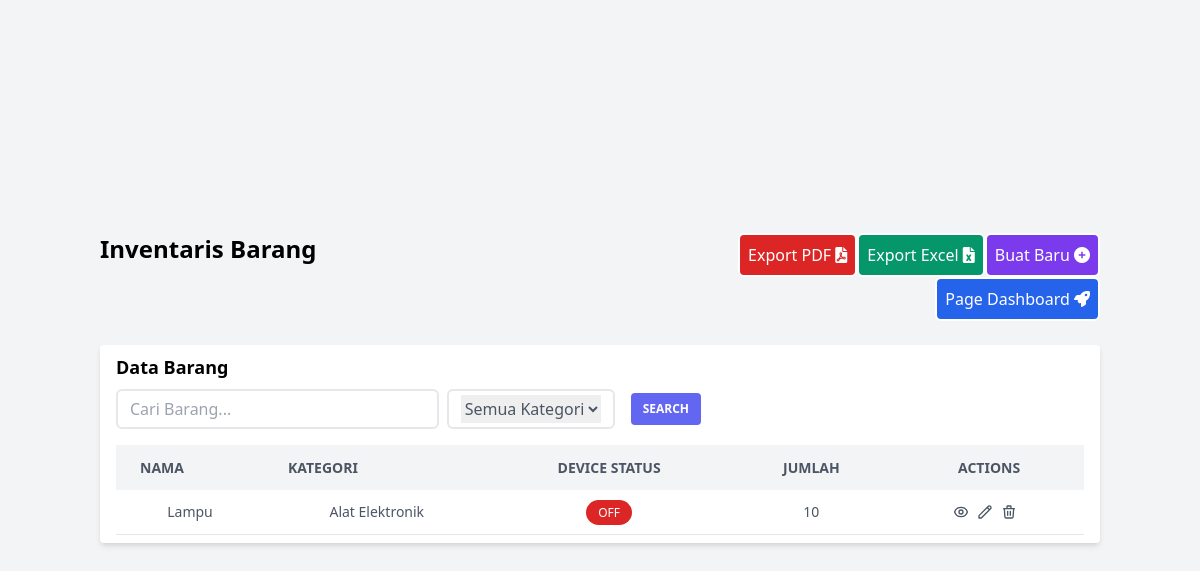
The page /index.php/inventory on the database as committed earlier.
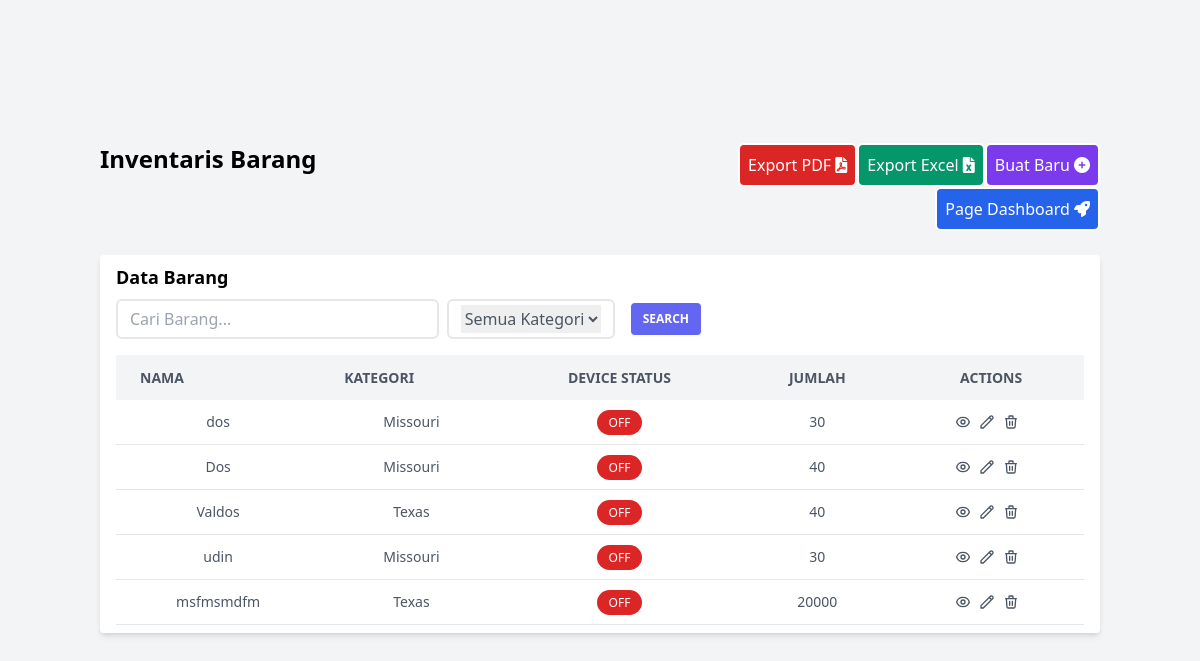
The same page on the database as committed later.
### tables this page shows
CREATE TABLE inventories(
id INTEGER PRIMARY KEY AUTOINCREMENT,
name VARCHAR(255),
category VARCHAR(255),
device_status VARCHAR(10),
jumlah INT(11));

### application/controllers/Inventory.php (called while the page is built, shortened)
<?php
class Inventory extends CI_Controller {
	public function __construct(){
		$this->load->model('InventoryModel');
		$this->model = $this->InventoryModel;
	}
	public function index()
	{
        if(isset($_POST['search'])){
            $this->model->name = $_POST['barang'];
            $this->model->get_search();
        }else{
            $this->model->get_rows();
        }
        $data = array('model' => $this->model);
        $this->load->view('inventory/index', $data);
    }
}

### index.php (called while the page is built, shortened)
<?php
require_once BASEPATH.'core/CodeIgniter.php';

### application/models/InventoryModel.php (called while the page is built, shortened)
<?php
    class InventoryModel extends CI_Model {
        public function get_rows(){
            $sql = "SELECT * FROM inventories ORDER BY id DESC";
            $query = $this->db->query($sql);
            $rows = array();
            foreach($query->result() as $row){
                $rows[] = $row;
            }
            $this->rows = $rows;
        }
    }
?>

### application/views/inventory/index.php (the view, shortened to what the changed rows need)
<!DOCTYPE html>
<html lang="en">
<head>
    <link href="https://unpkg.com/tailwindcss@^2/dist/tailwind.min.css" rel="stylesheet">
    <link rel="stylesheet" href="https://cdnjs.cloudflare.com/ajax/libs/font-awesome/6.0.0-beta2/css/all.min.css" />
</head>
<body class="bg-blueGray-50">
<div class="overflow-x-auto">
    <div class="min-w-screen min-h-screen bg-gray-100 flex items-center justify-center bg-gray-100 font-sans overflow-hidden">
        <div class="w-2/4 lg:w-5/6">
            <div class="flex">
                <div class="flex-1">
                    <h1 class="text-2xl font-bold">Inventaris Barang</h1>
                </div>
            </div>
            <div class="bg-white shadow-md rounded my-6 px-4 py-2">
                <table class="min-w-max w-full table-auto mt-2">
                    <thead>
                    <tr class="bg-gray-100 text-gray-600 uppercase text-sm leading-normal">
                        <th class="py-3 px-6 text-left">Nama</th>
                        <th class="py-3 px-6 text-left">Kategori</th>
                        <th class="py-3 px-6 text-center">Device Status</th>
                        <th class="py-3 px-6 text-center">Jumlah</th>
                        <th class="py-3 px-6 text-center">Actions</th>
                    </tr>
                    </thead>
                    <tbody class="text-gray-600 text-sm font-light">
                    <?php foreach($model->rows as $row){ ?>
                        <tr class="border-b border-gray-200 hover:bg-gray-100">
                            <td class="py-3 px-6 text-center">
                                <?= $row->name;?>
                            </td>
                            <td class="py-3 px-6 text-center">
                                <?= $row->category;?>
                            </td>
                            <td class="py-3 px-6 text-center">
                                <?php if($row->device_status == 1){ ?>
                                    <span class="bg-green-600 text-white py-1 px-3 rounded-full text-xs">ON</span>
                                <?php }else{ ?>
                                    <span class="bg-red-600 text-white py-1 px-3 rounded-full text-xs">OFF</span>
                                <?php } ?>
                            </td>
                            <td class="py-3 px-6 text-center">
                                <?= $row->jumlah;?>
                            </td>
                            <td class="py-3 px-6 text-center">
                                <div class="flex item-center justify-center">
                                    <a href="" class="w-4 mr-2 transform hover:text-purple-500 hover:scale-110">
                                    </a>
                                    <a href="<?php echo site_url('/inventory/edit/'.$row->id);?>" class="w-4 mr-2 transform hover:text-green-500 hover:scale-110">
                                        <svg xmlns="http://www.w3.org/2000/svg" fill="none" viewBox="0 0 24 24" stroke="currentColor">
                                            <path stroke-linecap="round" stroke-linejoin="round" stroke-width="2" d="M15.232 5.232l3.536 3.536m-2.036-5.036a2.5 2.5 0 113.536 3.536L6.5 21.036H3v-3.572L16.732 3.732z" />
                                        </svg>
                                    </a>
                                    <a href="<?php echo site_url('/inventory/delete/'.$row->id);?>" onClick="return confirm('Yakin akan dihapus?')" class="w-4 mr-2 transform hover:text-red-500 hover:scale-110">
                                        <svg xmlns="http://www.w3.org/2000/svg" fill="none" viewBox="0 0 24 24" stroke="currentColor">
                                            <path stroke-linecap="round" stroke-linejoin="round" stroke-width="2" d="M19 7l-.867 12.142A2 2 0 0116.138 21H7.862a2 2 0 01-1.995-1.858L5 7m5 4v6m4-6v6m1-10V4a1 1 0 00-1-1h-4a1 1 0 00-1 1v3M4 7h16" />
                                        </svg>
                                    </a>
                                </div>
                            </td>
                        </tr>
                    <?php } ?>
                    </tbody>
                </table>
            </div>
        </div>
    </div>
</div>
</body>
</html>

Rows that differ between the two databases and show on the page:
removed inventories: name "Lampu", category "Alat Elektronik", device_status "OFF", jumlah "10"
added inventories: name "dos", category "Missouri", device_status "OFF", jumlah "30"
added inventories: name "Dos", category "Missouri", device_status "OFF", jumlah "40"
added inventories: name "Valdos", category "Texas", device_status "OFF", jumlah "40"
added inventories: name "udin", category "Missouri", shows "OFF", jumlah "30"
added inventories: name "msfmsmdfm", category "Texas", shows "OFF", jumlah "20000"
